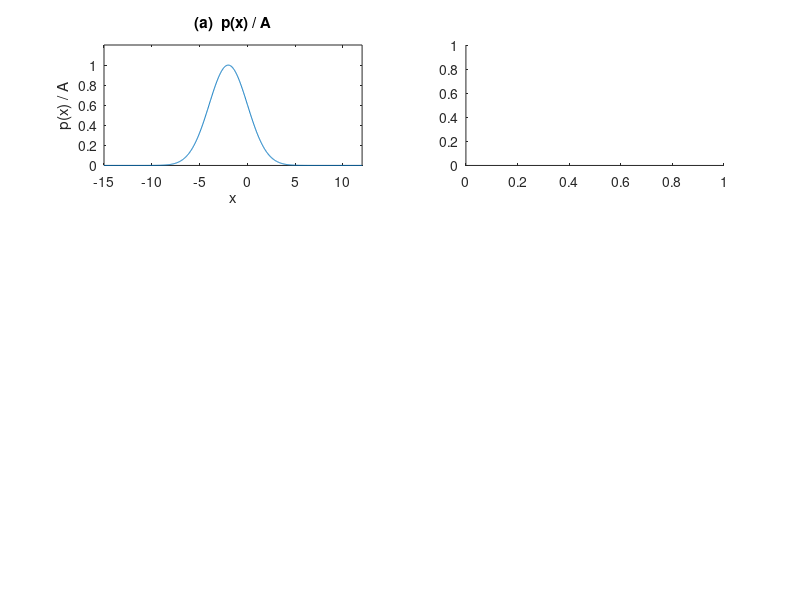

Write the MATLAB code that produced this figure. (Note: this script raises an error after producing the figure.)
%
% lab_sampling.m
% Carl Tape, GEOS 627, Inverse Problems and Parameter Estimation
%
% Example script for generating samples of a function using the rejection
% method (Tarantola 2005, Section 2.3.2).
%
% See notes for lab exercise lab_sampling.pdf
%
% This script is relevant to the epicenter homework problem that is based
% on Problem 7-1 in Tarantola (2005).
%
% calls plot_histo.m
%

clear, close all, clc

% limits for x to consider
% OUTSIDE THESE LIMITS WE ASSUME THAT p(x) = 0
xmin = -15; xmax = 12;

% define in-line function p(x)
% note that parameters like A1, A2, x1, x2 must be assigned before p()
x1 = -2; A1 = 2; sig1 = 2;
x2 =  4; A2 = 1; sig2 = 0.5;
ifun = 1;
switch ifun
    case 1
        p = @(x) ( A1*exp(-(x-x1).^2/(2*sig1^2)) );
    case 2
        p = @(x) ( A1*exp(-(x-x1).^2/(2*sig1^2)) + A2*exp(-(x-x2).^2/(2*sig2^2)) );
end

% KEY TECHNICAL POINT: f is a function, not a numerical array
% (note that x is not a stored array)
whos

% analytical curve
ncurve = 1000;
xcurve = linspace(xmin,xmax,ncurve);
pcurve = p(xcurve);

% generate samples
% KEY: what does rand do?
NTRY = 1e5;
xtry = xmin + (xmax-xmin)*rand(NTRY,1);

% sample the function
A = max([A1 A2]);           % note: only true for our choice of p(x)
%A = max(pcurve);            % (will work for any densely discretized p(x))
ptry = p(xtry) / A;         % SET A: values between 0 and 1
chance = rand(NTRY,1);      % SET B: values between 0 and 1

% plot
figure; nr=3; nc=2;
dxbin = 0.2;
dpbin = 0.05;    % 0.05, 0.1, 0.2
edgesx = [xmin:dxbin:xmax]; nex = length(edgesx);
edgesp = [0:dpbin:1];       nep = length(edgesp);

subplot(nr,nc,1); plot(xcurve,pcurve/A);
xlabel('x'); ylabel('p(x) / A'); title('(a)  p(x) / A'); axis([xmin xmax 0 1.2]);

subplot(nr,nc,2); plot_histo(xtry,edgesx); xlim([xmin xmax]);
xlabel('xtry'); title('(b)  xtry'); 

subplot(nr,nc,3); plot_histo(ptry,edgesp);
xlabel('p(xtry) / A'); title('(c)  p(xtry) / A'); 

subplot(nr,nc,4); plot_histo(chance,edgesp);
xlabel('ztry'); title('(d)  ztry'); 

% KEY COMMAND: compare pairs of test samples in sets A and B,
%              then accept or reject the test sample
ikeep = find(ptry > chance);
xkeep = xtry(ikeep);

subplot(nr,nc,5); plot_histo(xkeep,edgesx); xlim([xmin xmax]);
xlabel('xkeep'); title('(e)  xkeep');

% if p is a probability density and F is the misfit function, then
%    p(x) = exp(-F(x))
%    F(x) = -ln(p(x))
subplot(nr,nc,6); plot(xcurve,-log(pcurve));
axis([xmin xmax -1 1.1*max(-log(pcurve))]);
xlabel('x'); ylabel('F(x) = -ln(p(x))'); title('(f)  F(x)');

error  % first break

%==========================================================================
% ADDITIONAL PLOTTING TO UNDERSTAND THE PATTERN IN (c)

subplot(nr,nc,1); hold on;

ileftbin = nep - 1;
Pcut1 = edgesp(ileftbin);
Pcut2 = edgesp(ileftbin+1);
isub = find(and(pcurve/A >= Pcut1, pcurve/A < Pcut2 ));
plot(xcurve(isub),pcurve(isub)/A,'r.');
plot([xmin xmax],Pcut1*[1 1],'r--',[xmin xmax],Pcut2*[1 1],'r--');

ileftbin = round(nep*0.50);
Pcut1 = edgesp(ileftbin);
Pcut2 = edgesp(ileftbin+1);
isub = find(and(pcurve/A >= Pcut1, pcurve/A < Pcut2 ));
plot(xcurve(isub),pcurve(isub)/A,'k.');
plot([xmin xmax],Pcut1*[1 1],'k--',[xmin xmax],Pcut2*[1 1],'k--');

ileftbin = 1;
Pcut1 = edgesp(ileftbin);
Pcut2 = edgesp(ileftbin+1);
isub = find(and(pcurve/A >= Pcut1, pcurve/A < Pcut2 ));
plot(xcurve(isub),pcurve(isub)/A,'c.');
plot([xmin xmax],Pcut1*[1 1],'c--',[xmin xmax],Pcut2*[1 1],'c--');

%==========================================================================

error  % second break

% summary plot
figure; nr=2; nc=2; 
subplot(nr,nc,1); plot_histo(xtry,edgesx); xlim([xmin xmax]); xlabel('xtry');
subplot(nr,nc,2); plot_histo(ptry,edgesp); xlabel('p(xtry) / A');
subplot(nr,nc,3); plot_histo(xkeep,edgesx); xlim([xmin xmax]); xlabel('xkeep');
subplot(nr,nc,4); plot_histo(ptry(ikeep),edgesp); xlabel('p(xkeep) / A');

if bprint, fontsize(12);
    print(gcf,'-depsc',sprintf('%slab_sampling_hists3_ifun%i',pdir,ifun));
end

%==========================================================================
% PRACTICE WITH IN-LINE FUNCTIONS AND PLOTTING

error  % third break

% IMPLEMENT YOUR IN-LINE FUNCTION p HERE


% practice plotting this function
nx = 100;
ny = nx+1;      % avoid square arrays (for debugging)
n = nx*ny;
w = 2;
xvec = linspace(-w,w,nx);
yvec = linspace(-w,w,ny);
[X,Y] = meshgrid(xvec,yvec);
% OPTION A -- pass vector to p(), then plot as matrix
x = X(:);
y = Y(:);
pplot = p(x,y);
Pplot = reshape(pplot,ny,nx);
figure; pcolor(X,Y,Pplot); shading flat;
% OPTION B -- pass matrix to p(), then plot as matrix
Fplot = p(X,Y);
figure; pcolor(X,Y,Fplot); shading flat;
% OPTION C -- plot as vector
figure; scatter(x,y,4^2,pplot,'fill');

%==========================================================================
